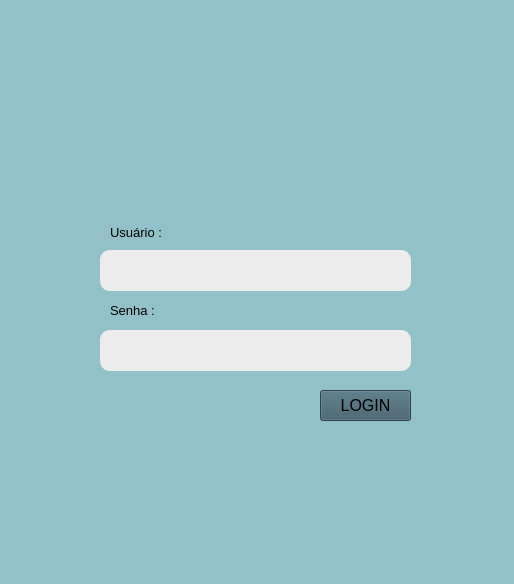
<?xml version="1.0" encoding="UTF-8"?>
<ui version="4.0">
 <class>login</class>
 <widget class="QMainWindow" name="login">
  <property name="geometry">
   <rect>
    <x>0</x>
    <y>0</y>
    <width>514</width>
    <height>584</height>
   </rect>
  </property>
  <property name="windowTitle">
   <string>MainWindow</string>
  </property>
  <property name="styleSheet">
   <string notr="true">background-color: rgb(161, 211, 221);
background-color: rgb(147, 193, 202);</string>
  </property>
  <widget class="QWidget" name="centralwidget">
   <widget class="QLineEdit" name="lineUsur">
    <property name="geometry">
     <rect>
      <x>100</x>
      <y>250</y>
      <width>311</width>
      <height>41</height>
     </rect>
    </property>
    <property name="styleSheet">
     <string notr="true">background-color: rgb(236, 236, 236);
border-radius:10px;

</string>
    </property>
   </widget>
   <widget class="QPushButton" name="ButtonLogin">
    <property name="geometry">
     <rect>
      <x>320</x>
      <y>390</y>
      <width>91</width>
      <height>31</height>
     </rect>
    </property>
    <property name="font">
     <font>
      <pointsize>12</pointsize>
     </font>
    </property>
    <property name="styleSheet">
     <string notr="true">background-color: rgb(42, 63, 73);
background-color: rgb(60, 90, 104);</string>
    </property>
    <property name="text">
     <string>LOGIN</string>
    </property>
   </widget>
   <widget class="QLineEdit" name="lineSenha">
    <property name="geometry">
     <rect>
      <x>100</x>
      <y>330</y>
      <width>311</width>
      <height>41</height>
     </rect>
    </property>
    <property name="styleSheet">
     <string notr="true">background-color: rgb(236, 236, 236);
border-radius:10px;

</string>
    </property>
    <property name="echoMode">
     <enum>QLineEdit::Password</enum>
    </property>
   </widget>
   <widget class="QLabel" name="logopng">
    <property name="geometry">
     <rect>
      <x>190</x>
      <y>50</y>
      <width>131</width>
      <height>151</height>
     </rect>
    </property>
    <property name="text">
     <string/>
    </property>
    <property name="pixmap">
     <pixmap>imag/logo128.png</pixmap>
    </property>
   </widget>
   <widget class="QLabel" name="labelUsuario">
    <property name="geometry">
     <rect>
      <x>110</x>
      <y>222</y>
      <width>81</width>
      <height>21</height>
     </rect>
    </property>
    <property name="font">
     <font>
      <pointsize>10</pointsize>
     </font>
    </property>
    <property name="text">
     <string>Usuário :</string>
    </property>
   </widget>
   <widget class="QLabel" name="labelSenha">
    <property name="geometry">
     <rect>
      <x>110</x>
      <y>300</y>
      <width>81</width>
      <height>21</height>
     </rect>
    </property>
    <property name="font">
     <font>
      <pointsize>10</pointsize>
     </font>
    </property>
    <property name="text">
     <string>Senha :</string>
    </property>
   </widget>
  </widget>
  <widget class="QMenuBar" name="menubar">
   <property name="geometry">
    <rect>
     <x>0</x>
     <y>0</y>
     <width>514</width>
     <height>21</height>
    </rect>
   </property>
  </widget>
  <widget class="QStatusBar" name="statusbar"/>
 </widget>
 <resources/>
 <connections/>
</ui>
